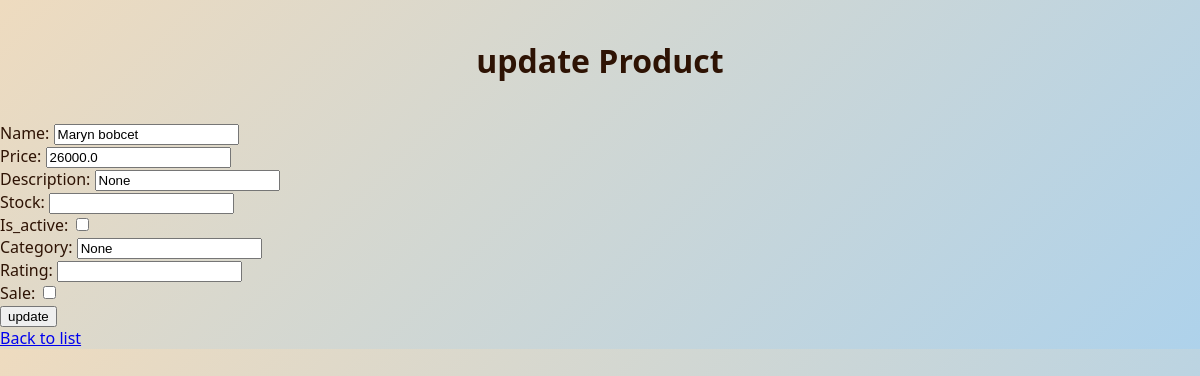
Page /update/4 on the committed database.
### app/models.py (models this page shows)
class Product(db.Model): #creating class that describes product
    __tablename__  = "products"
    id = db.Column(db.Integer, primary_key=True, autoincrement=True) #creating product id
    name = db.Column(db.String(100),nullable=False)
    price = db.Column(db.Float, nullable=False) #creating price
    created_at = db.Column(db.DateTime, default=db.func.now())
    updated_at = db.Column(db.DateTime, default=db.func.now(), onupdate=db.func.now())
    description = db.Column(db.Text, nullable=True)
    stock = db.Column(db.Integer, nullable=False, default=0)
    is_active  = db.Column(db.Boolean)
    category   = db.Column(db.String(50), nullable=False)
    rating  = db.Column(db.Float, nullable=True, default=0)
    sale   = db.Column(db.Boolean)

### app/routes.py (the view, shortened to what this page needs)
@bp.route('/update/<int:product_id>', methods=['GET', 'POST']) #getting product ID that needs to be updated
def update_product(product_id):
    product = Product.query.get_or_404(product_id) #searching product in the database, if it does not exist, return error
    return render_template('product_form.html', action='update', product=product)  #if get method showing update form

### templates/product_form.html (shortened to what this page needs)
<!DOCTYPE html>
<html>
<head>
    <link rel="stylesheet" href="/static/style.css">
</head>
<body>
    <h1>{{ action }} Product</h1>
    <form method="post">
        <label>Name:
            <input type="text" name="name"
            value="{{ product.name if product else '' }}" required>
        </label><br>
        <label>Price:
            <input type="number" step="0.01" name="price"
            value="{{ product.price if product else '' }}" required></label><br>
       <label>Description:
            <input type="text"  name="description"
            value="{{ product.description if product else '' }}" ></label><br>
        <label>Stock:
            <input type="number"  name="stock"
            value="{{ product.stock if product else '0' }}" ></label><br>
        <label>Is_active:
            <input type="checkbox" name="is_active"
            {% if product and product.is_active %}checked{% endif %}>
</label><br>
         <label>Category:
            <input type="text"  name="category"
            value="{{ product.category if product else '' }}" ></label><br>
        <label>Rating:
            <input type="number" max="5" step="0.1" name="rating"
            value="{{ product.rating if product else '0' }}" ></label><br>
         <label>Sale:
            <input type="checkbox" name="sale"{% if product and product.sale %}checked{% endif %}>
        </label><br>
                    <button type="submit">{{ action }}</button>
        </form>
    <a href="{{ url_for('routes.product') }}">Back to list</a>
</body>
</html>

### static/style.css (style rules this page uses)
body { background: linear-gradient(135deg, #eedbbf 0%, #aed2eb 100%); font-family: "Segoe UI", Tahoma, Geneva, Verdana, sans-serif; color: #2e1304; margin: 0; }
h1 { text-align: center; padding: 18px 0; }

### rows in the picture
Product: name "Maryn bobcet", price "26000.0", description "None", category "None"

### other values in the picture
{{ action }} "update"
